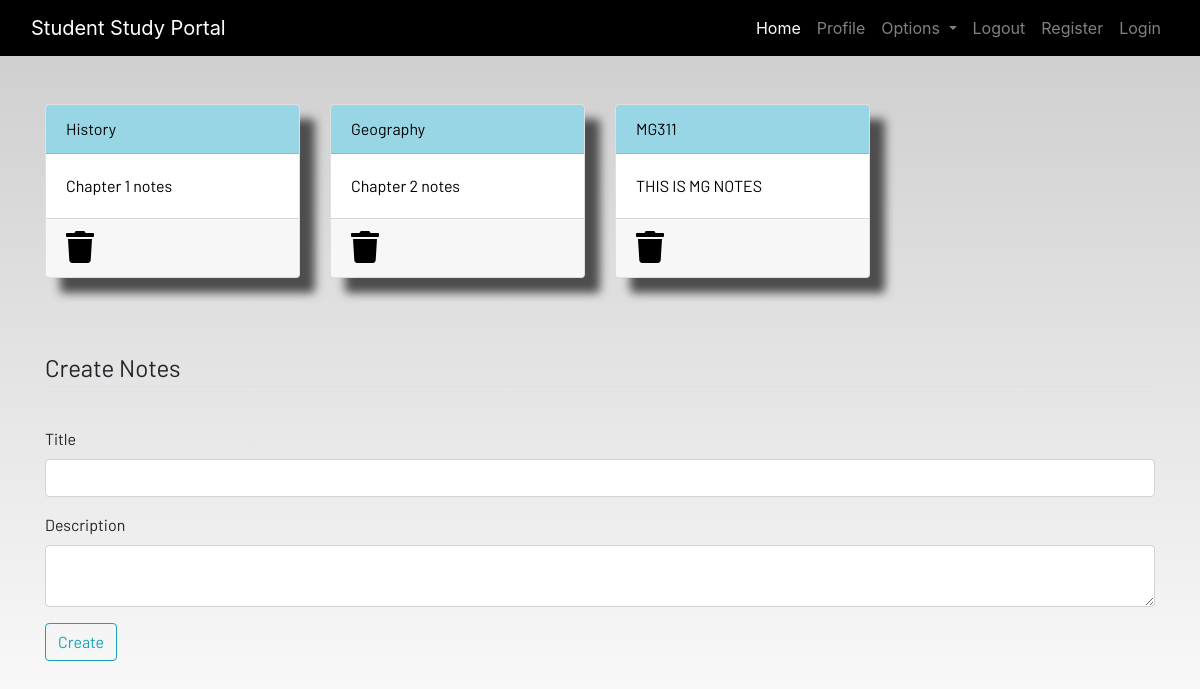
Page /notes/ (signed in) on the earlier database version.
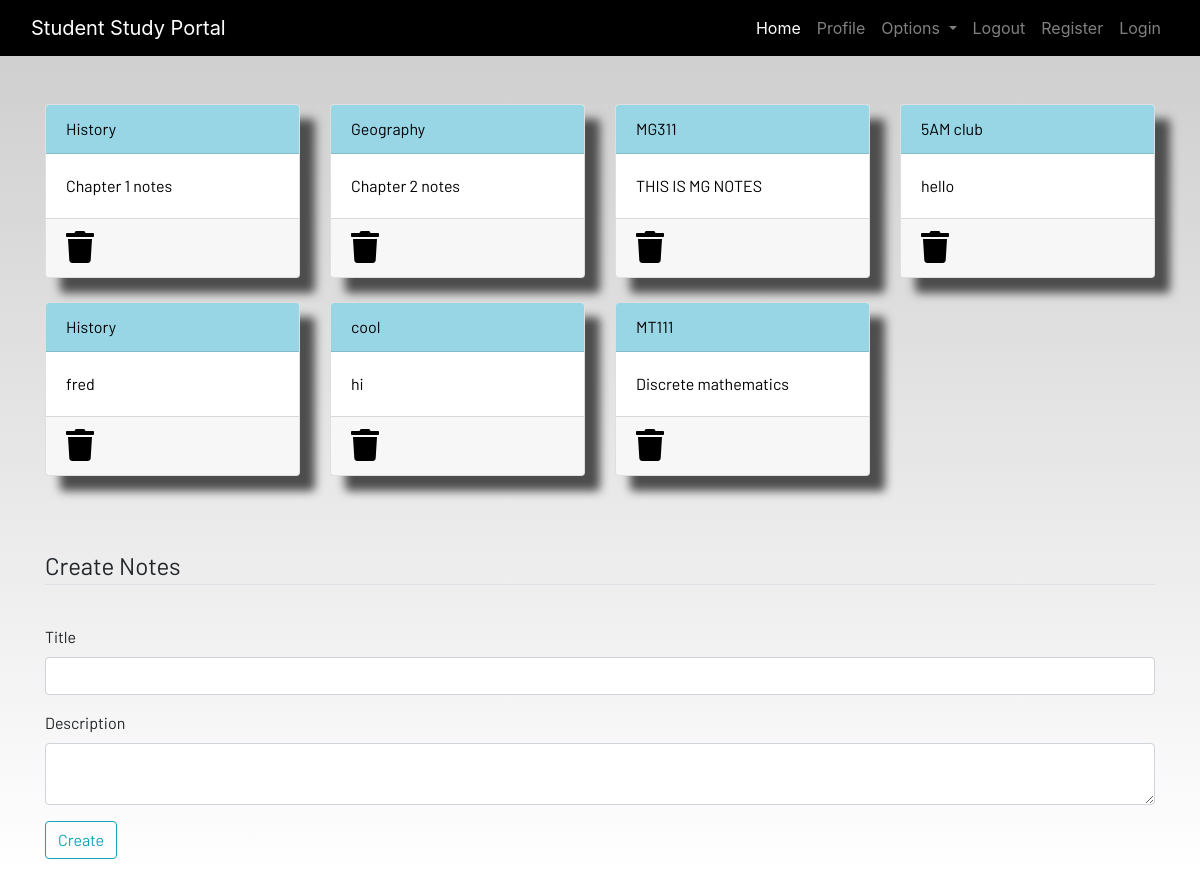
Same page on the later database version.
### dashboard/models.py (models this page shows, shortened)
class Notes(models.Model):
    user = models.ForeignKey(User, on_delete=models.CASCADE)
    title = models.CharField(max_length=200)
    description = models.TextField()
    class Meta:
        verbose_name = "notes"
        verbose_name_plural = "notes"

### dashboard/views.py (the view)
# urls.py: path('notes/',views.notes),
def notes(request):
    notes = Notes.objects.filter(user=request.user)
    context = {'notes':notes}
    return render(request, 'dashboard/notes.html', context)

### dashboard/templates/dashboard/notes.html (shortened to what this page needs)
{% extends 'dashboard/base.html' %}
{% load static %}
{% block content %}
<div class="container">
    <div class="row">
        {% for note in notes %}
        <div class="col-md-3 mb-4">
            <a href="{% url 'notes_detail' note.id %}">
                <div class="card">
                    <div class="card-header">{{ note.title }}</div>
                    <div class="card-body">{{ note.description|slice:"0:100" }}</div>
                    <div class="card-footer mt-auto "><a href="{% url 'delete_note' note.id %}">
                        <i class="fa fa-trash fa-2x"></i></a>
                    </div>
                </div>
            </a>
        </div>
{% endfor %}
    </div>
</div>
<br><br>
<div class="container">
    <form method="POST" action="/notes/add">
        <fieldset class="form-group">
            <legend class="border-bottom mb-4">Create Notes</legend>
        </fieldset>
<div class="form-group">
    <label for="title">Title</label>
    <input type="text" class="form-control" name="title" id="exampleInputEmail1" aria-describedby="emailHelp">
  </div>
  <div class="form-group">
    <label for="description">Description</label>
    <textarea type="text" class="form-control" name="description" id="exampleInputPassword1">
    </textarea>
  </div>
        <div class="form-group">
            <button  class="btn btn-outline-info" type="submit">
                Create
            </button>
        </div>
    </form>
</div>
{% endblock content %}

Differences in the rows shown:
added Notes: title "5AM club", description "hello"
added Notes: title "History", description "fred"
added Notes: title "cool", description "hi"
added Notes: title "MT111", description "Discrete mathematics"
